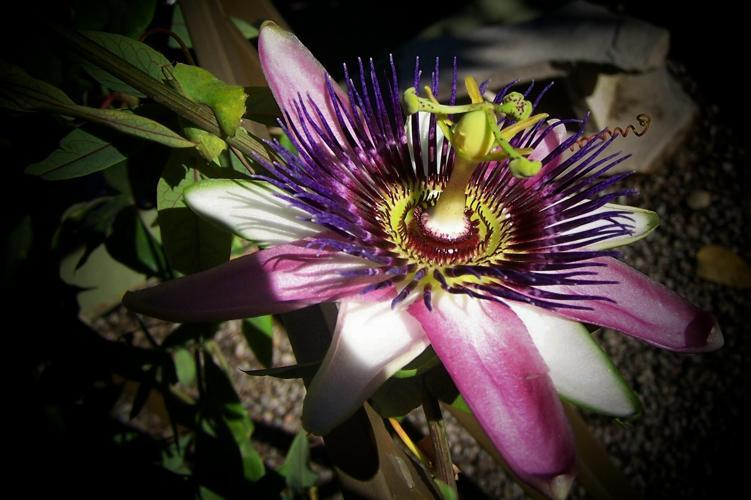
#> input picture flower_classification/training/image_00100.jpg, 751 x 500 px; its folder holds only this picture in this run
$ jupyter execute --allow-errors ProjectCode.ipynb   (older library calls are emulated)
#> lines starting #> are read from the running program, lines starting #| are printed output that depends on the picture
## Computer Vision Project - Group 10
#### Daniel Astorino 260799820
#### Murray Kornelsen 260714814
#### Julianna Tchebotareva 260761726
#### Tyler Young 260730324

[cell 1]
# import necessary libraries
import random

import numpy as np
import cv2
import matplotlib.pyplot as plt
import glob
import os
from sklearn import svm

from sklearn.linear_model import SGDClassifier
import sklearn.metrics #confusion_matrix, accuracy_score, precision_score, recall_score
import csv
import pandas as pd
from sklearn.utils import shuffle
from sklearn.preprocessing import MinMaxScaler

from skimage.feature import hog as hog_sklearn

from collections import Counter

[cell 2]
class_trainingimgs = []
fileNames = glob.glob("./flower_classification/training/*.jpg")

for i in fileNames:
    #print(i)
    image = cv2.imread(i)
#> image is the input picture: shape (500, 751, 3); mean B, G, R 46, 50.7, 61.2
    class_trainingimgs.append(image)

#this takes some time to import all 6000 photos

[cell 3]
# we will resize the 6000 images or else it will be tedious to work with

resizeClassification = []

for i in class_trainingimgs:

    i = cv2.cvtColor(i, cv2.COLOR_BGR2RGB)
    pic = cv2.resize(i, (128, 128),interpolation=cv2.INTER_AREA)
    resizeClassification.append(pic)
#> this loop made 1 pass
#> pass 1, `pic = cv2.resize(i, (128, 128),interpolation=cv2.INTER_AREA)`:
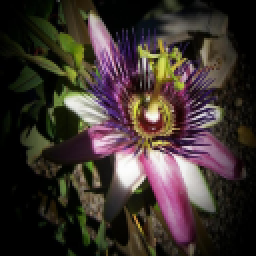
#> pic: shape (128, 128, 3) (shown 2 times larger); mean R, G, B 61.2, 50.7, 46
#> after the loop, resizeClassification = 1 item
    #plt.figure()
    #plt.imshow(pic)
    #plt.show()

[cell 4]
#function to plot 5 images at a time
def plot(segImgs):
    plt.figure(figsize=(20,20))
    for i in range(5):
        plt.subplot(151 + i)
        plt.imshow(segImgs[i])
        plt.title("Iteration " + str(i+1)), plt.xticks([]), plt.yticks([])


#> (the rest of this cell did not finish here and is left out)

train a Support Vector Machine (SVM) classifier using your computed features and the ground truth labels. Optimize the hyperparame- ters (e.g., number of features, thresholds, SVM kernel, etc.) for the feature extraction stage and for the SVM classifier. Repeat using a different (non-deep learning) classifier of your choice.

[cell 5]
df = pd.read_csv('flower_classification/training_label.csv')
#> (reads flower_classification/training_label.csv from the repository)
print(df)
df = df.set_index('Id')
print(df)

# [11 lines of commented-out code are left out]
test = df.loc['image_02306']
print(test)
print(test.values)

print(df.index.array[0])

# [5 lines of commented-out code are left out]

[cell 6]
#datagen

# rnoMapping = {}
def datagen(files):

    xtrain=[]
    ytrain=[]

#     cnt = 0
    path = 'flower_classification/training/'

    sift = cv2.xfeatures2d.SIFT_create()

    for i, filename in enumerate(files):
        if i % 500 == 0:
            print(i)
#         print(filename)
#         print('this is filename',filename)
        # read image
        img = cv2.cvtColor(cv2.imread(path + filename + ".jpg"), cv2.COLOR_BGR2RGB)

        # compute SIFT keypoints & descriptors for images
        kp, des = sift.detectAndCompute(img, None)
# [6 lines of commented-out code are left out]
        label = df.loc[filename].values[0] - 1

# [16 lines of commented-out code are left out]

        for i in range(3):
            idx = random.randint(0, len(des) - 1)
            xtrain.append(des[idx])
            ytrain.append('flower_' + str(label))
# [13 lines of commented-out code are left out]
    return xtrain, ytrain

[cell 7]
files_train = []
files_test = []

print(len(df))
print(df.index[0])
for i in range(len(df)):
    if i < 5000:
        files_train.append(df.index[i])
    else:
        files_test.append(df.index[i])

# print(files_train)

#> (a cell that did not finish here is left out)

[cell 9]
# training phase: SVM , fit model to training data ------------------------------
svmodel = svm.SVC(kernel = 'rbf', C = 1, gamma = 0.00001)

print('Training start')
#> (the rest of this cell did not finish here and is left out)

[cell 10]
# testing phase & computing accuracy
accuracy = 0
path = 'flower_classification/training/'

#> (the rest of this cell did not finish here and is left out)

# SVM Trained with HoG

#> (a cell that did not finish here is left out)

[cell 12]
# [9 lines left out: function HoG_optimization, not called in this run]

[cell 13]
#Find the HoG

# [74 lines left out: function hog, not called in this run]

[cell 14]
#get batch
def get_batch(df, index, batch_size, img_path):
    batch_df = df.iloc[index:index+batch_size]
    batch_img = []
    batch_labels = []
    for img_id, label in zip(batch_df["Id"], batch_df["Category"]):
        img_filename = img_path + "/" + str(img_id).zfill(8) + '.jpg'
        print('img_filename', img_filename)
        img = cv2.imread(img_filename, cv2.IMREAD_COLOR)
        if img is not None:
            img = cv2.resize(img, (64, 64))

# [8 lines of commented-out code are left out]
            print('is this runing')
            img = hog(img)

            batch_img.append(img)
            batch_labels.append(label)

    batch_img = np.array(batch_img)
    batch_labels = np.array(batch_labels)

    print(batch_img.shape)
    return batch_img, batch_labels

[cell 15]
#train_and_predict
def SVM_Training(SVM_clf, training_set, testing_set, batch_size):

    unique_classes = training_set["Category"].unique()
    num_classes = unique_classes.shape[0]

    #fit classifier
    for batch in range(0, training_set.shape[0], 10):
        features, label = get_batch(training_set, batch, batch_size, 'flower_classification/training')

        features = features.reshape(features.shape[0], -1)
        print(type(label))
        SVM_clf.partial_fit(features, label, classes=unique_classes)


    #get prediction and labels
    total_labels = []
    total_prediction = []
    for batch in range(0, testing_set.shape[0], 10):
        features, label = get_batch(testing_set, batch, batch_size, 'flower_classification/testing')

        print('testing features', features.shape)
        features = features.reshape(features.shape[0], -1)

        prediction = SVM_clf.predict(features)

        #add to total lists
        total_labels.extend(label)
        total_prediction.extend(prediction)


    #calculate the necessary metrics
    accuracy = accuracy_score(all_test_label, all_pred)
    precision = precision_score(all_test_label, all_pred, average='micro')
    recall = recall_score(all_test_label, all_pred, average='micro')

    #confusion matrix
    confusion_matrix = confusion_matrix(total_prediction, total_labels)

    return total_prediction, accuracy, precision, recall

[cell 16]
#param tuning

df = pd.read_csv('flower_classification/training_label.csv', names=["Id", "Category"])
#> df = table of 6001 rows and 2 columns
df = df.sample(frac=0.05)
#> df = table of 300 rows and 2 columns
split = int(len(df.index) * 0.8)
#> split = 240
train_set = shuffle(df.iloc[:split]).reset_index(drop=True)
#> train_set = table of 240 rows and 2 columns
print('TEST',train_set.shape)
#| TEST (240, 2)
test_set = shuffle(df.iloc[split:]).reset_index(drop=True)
#> test_set = table of 60 rows and 2 columns

print(train_set)
#> (printed output is left out)

unique_classes = train_set["Category"].unique()
print(unique_classes)
#| ['84' '60' '37' '80' '53' '55' '8' '56' '49' '3' '23' '90' '75' '89' '100'
#|  '73' '81' '78' '98' '35' '74' '57' '99' '43' '77' '26' '5' '36' '58' '41'
#|  '20' '101' '94' '71' '29' '32' '61' '33' '54' '22' '51' '76' '47' '66'
#|  '46' '2' '65' '63' '50' '18' '72' '48' '30' '52' '13' '40' '88' '79' '97'
#|  '70' '83' '12' '10' '42' '25' '7' '62' '96' '86' '24' '102' '15' '59'
#|  '68' '4' '17' '31' '19' '85' '28' '27' '44' '64' '93' '82' '21' '91']

# [4 lines of commented-out code are left out]


#> (the rest of this cell did not finish here and is left out)

#> in get_batch, `batch_img = np.array(batch_img)`: batch_img = empty array
#| (0,)
